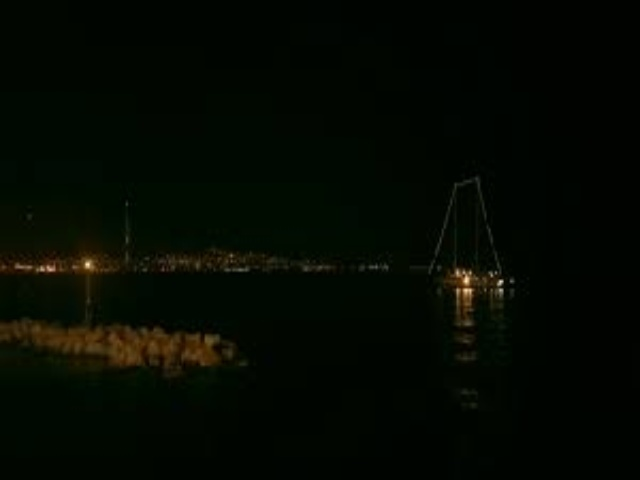
#> input picture Image-processing-3/night.jpg, 640 x 480 px, found by its file name
$ python q3.py
#> lines starting #> are read from the running program, lines starting #| are printed output that depends on the picture; after the words box and inside, x2 and y2 are one past the last pixel; in counts of white or black regions, pixels touching at a corner belong together
import sys
import cv2
import numpy

# 영상을 입력으로 받아 영상의 히스토그램 영상을 리턴하는 함수를 만드세요.
def draw_histogram(img):
    total_pixel = img.shape[0] * img.shape[1]
    print(total_pixel)
    histogram = [0 for i in range(256)]
    histogram_img = numpy.ones((total_pixel, 256)) * 255

    for i in range(img.shape[0]):
        for j in range(img.shape[1]):
            histogram[img[i, j]] += 1

    for intensity, frequency in enumerate(histogram):
        cv2.line(histogram_img, (intensity, total_pixel - 1), (intensity, total_pixel - frequency - 1), (0, 0, 0), 2, cv2.LINE_AA)
    return histogram_img


if __name__ == "__main__":
    # 이미지를 읽어옵니다.
    img = cv2.imread("./CV-practice/CV-practice/Image-processing-3/night.jpg", cv2.IMREAD_GRAYSCALE)
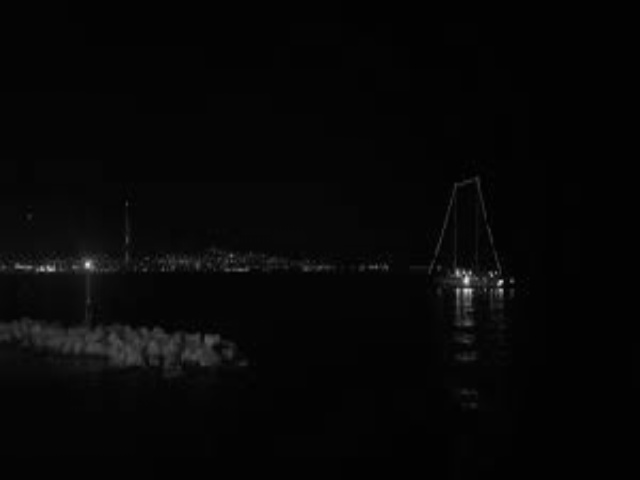
#> img: shape (480, 640); min 0, max 230, mean 6.5

    # 결과를 확인합니다.
    histogram_img = draw_histogram(img)
#| 307200
    histogram_img = cv2.resize(histogram_img, (256, 256))
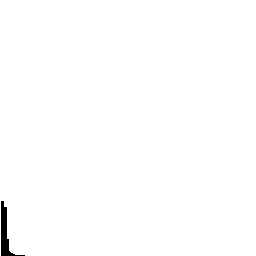
#> histogram_img: shape (256, 256) float64; 99.4% white; 1 black region, box (x1, y1, x2, y2) and area: (1, 201, 25, 256) 375

    cv2.imwrite('night_result.jpg', histogram_img)
